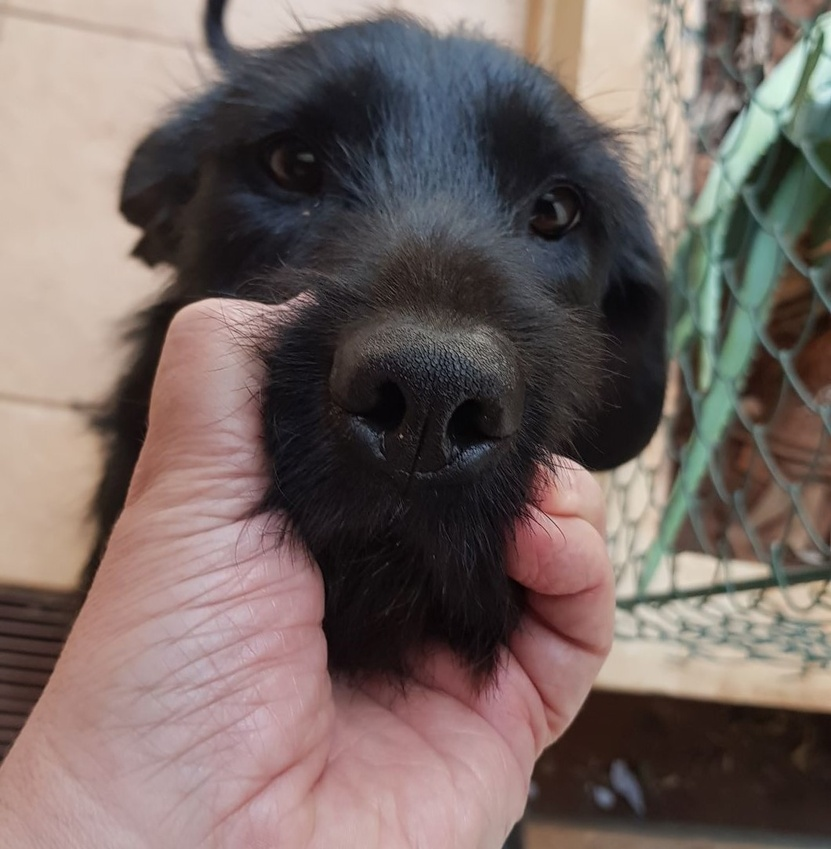
#> input picture imagens/amostras/20201104_131527 (2).jpg, 831 x 849 px, shrunk from 1060 x 1084 before the run, found by its file name
$ python Orb_teste.py
#> lines starting #> are read from the running program, lines starting #| are printed output that depends on the picture
import numpy as np
import cv2
from matplotlib import pyplot as plt

img = cv2.imread('amostras/20201104_131527 (2).jpg',0)
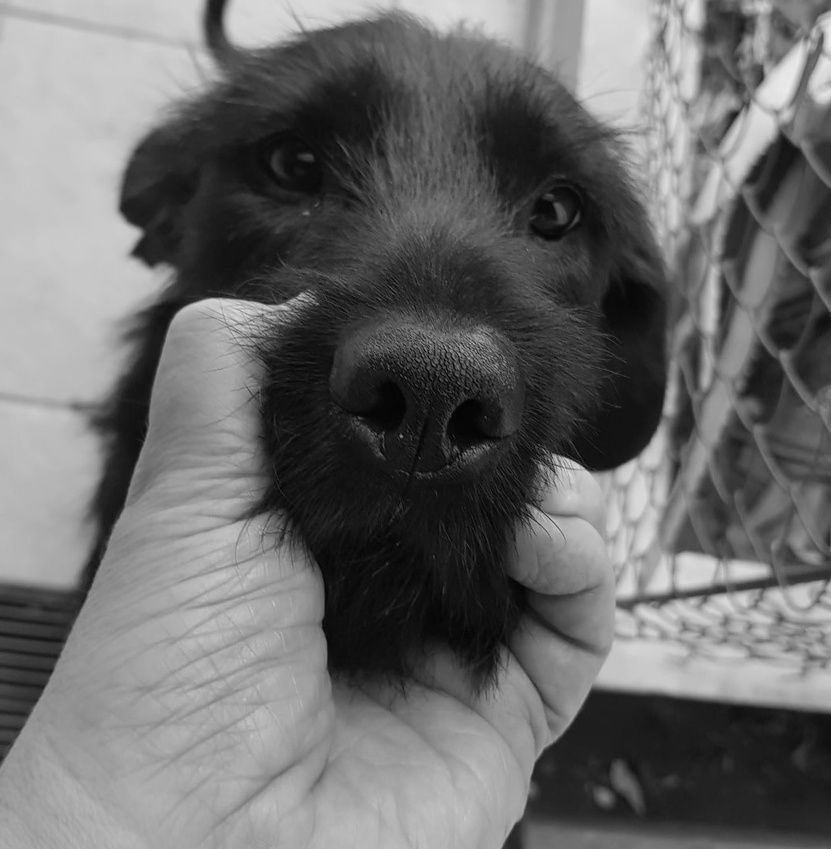
#> img: shape (849, 831); min 0, max 235, mean 107.2

# Initiate STAR detector
orb = cv2.ORB_create()

# find the keypoints with ORB
kp = orb.detect(img,None)
#> kp = 500 keypoints; strongest (x, y, size): (133, 251, 111.1), (137, 230, 92.6), (134, 251, 92.6), (137, 231, 77.1)

# compute the descriptors with ORB
kp, des = orb.compute(img, kp)

# draw only keypoints location,not size and orientation
img2 = cv2.drawKeypoints(img,kp,img ,color=(0,255,0), flags=0)
plt.imshow(img2),plt.show()

$ run again, with imagens/amostras/20201104_131516 (2).jpg copied over imagens/amostras/20201104_131527 (2).jpg
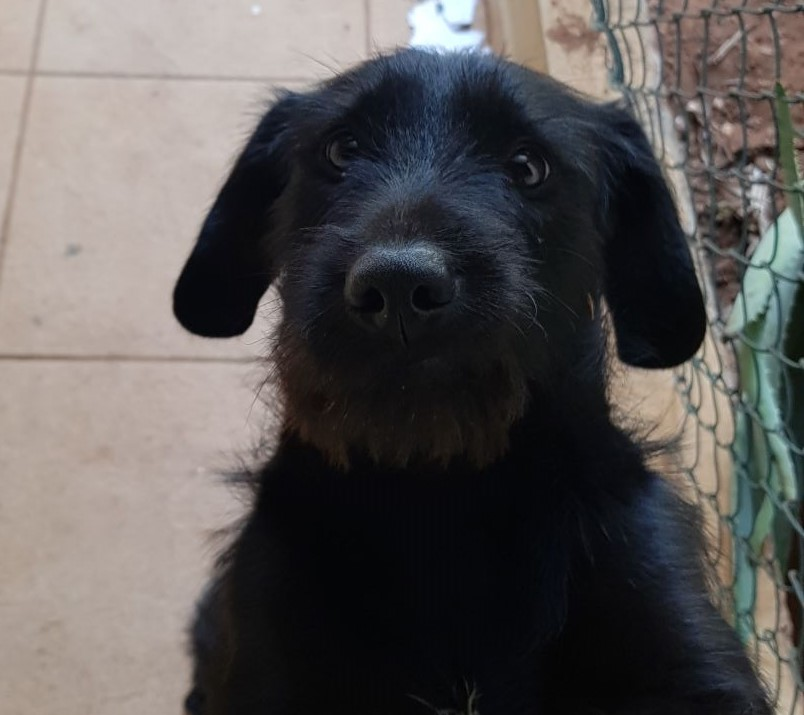
#> input picture imagens/amostras/20201104_131516 (2).jpg, 804 x 715 px, found by its file name
#> `img = cv2.imread('amostras/20201104_131527 (2).jpg',0)`:
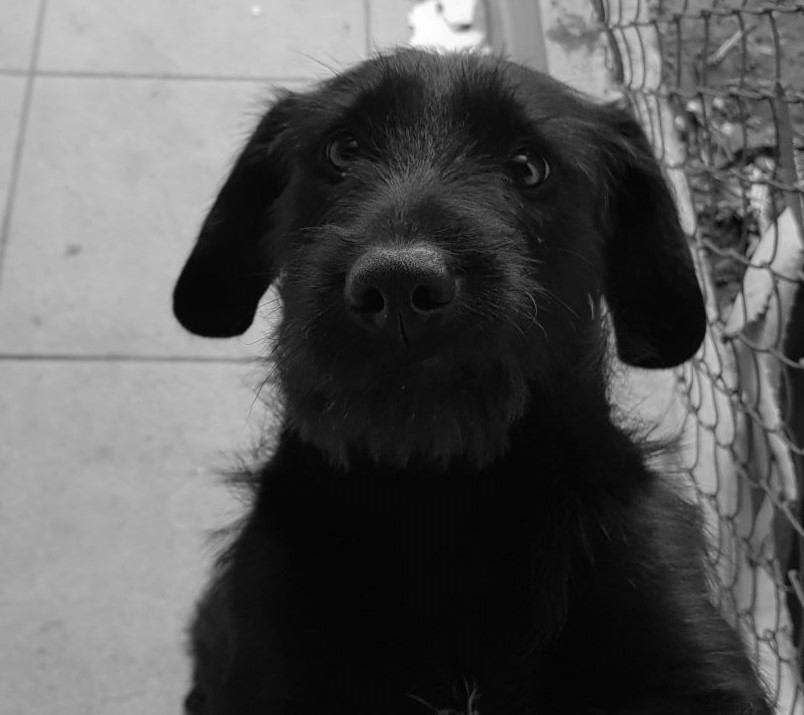
#> img: shape (715, 804); min 0, max 255, mean 87.7
#> kp = 500 keypoints; strongest (x, y, size): (269, 294, 111.1), (269, 290, 92.6), (271, 289, 77.1), (244, 330, 111.1)
#> `img2 = cv2.drawKeypoints(img,kp,img ,color=(0,255,0), flags=0)`:
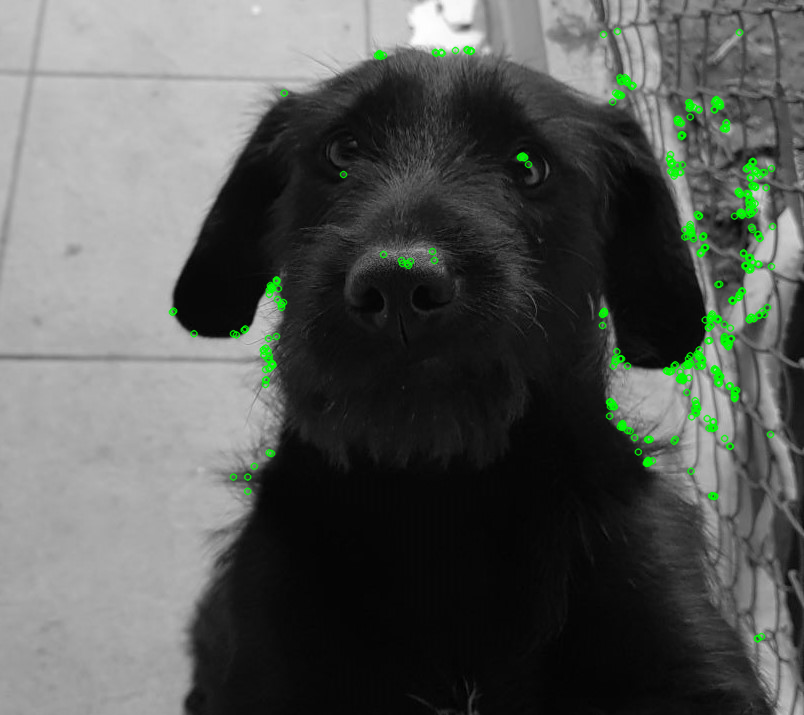
#> img2: shape (715, 804, 3); mean of channels 0, 1, 2 86.3, 89.3, 86.3; drawn as B, G, R

$ run again, with imagens/amostras/20201104_131526 (2).jpg copied over imagens/amostras/20201104_131527 (2).jpg
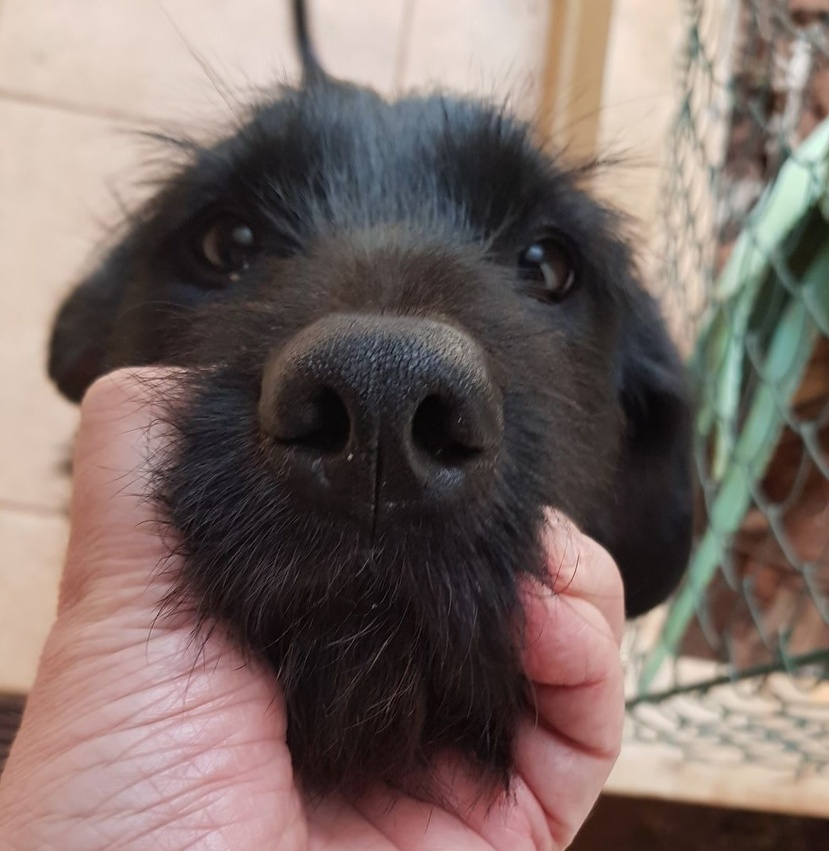
#> input picture imagens/amostras/20201104_131526 (2).jpg, 829 x 851 px, shrunk from 1059 x 1087 before the run, found by its file name
#> `img = cv2.imread('amostras/20201104_131527 (2).jpg',0)`:
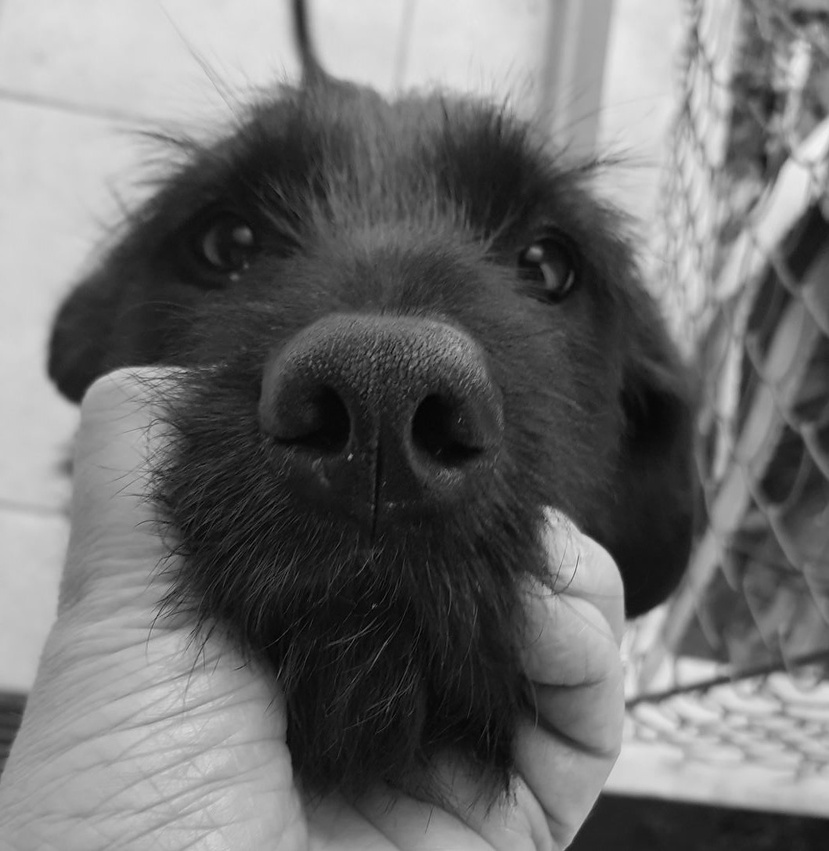
#> img: shape (851, 829); min 0, max 243, mean 110.9
#> kp = 500 keypoints; strongest (x, y, size): (631, 613, 111.1), (630, 615, 77.1), (630, 614, 64.3), (77, 401, 77.1)

$ run again, with imagens/amostras/IMG-20201104-WA0018.jpg copied over imagens/amostras/20201104_131527 (2).jpg
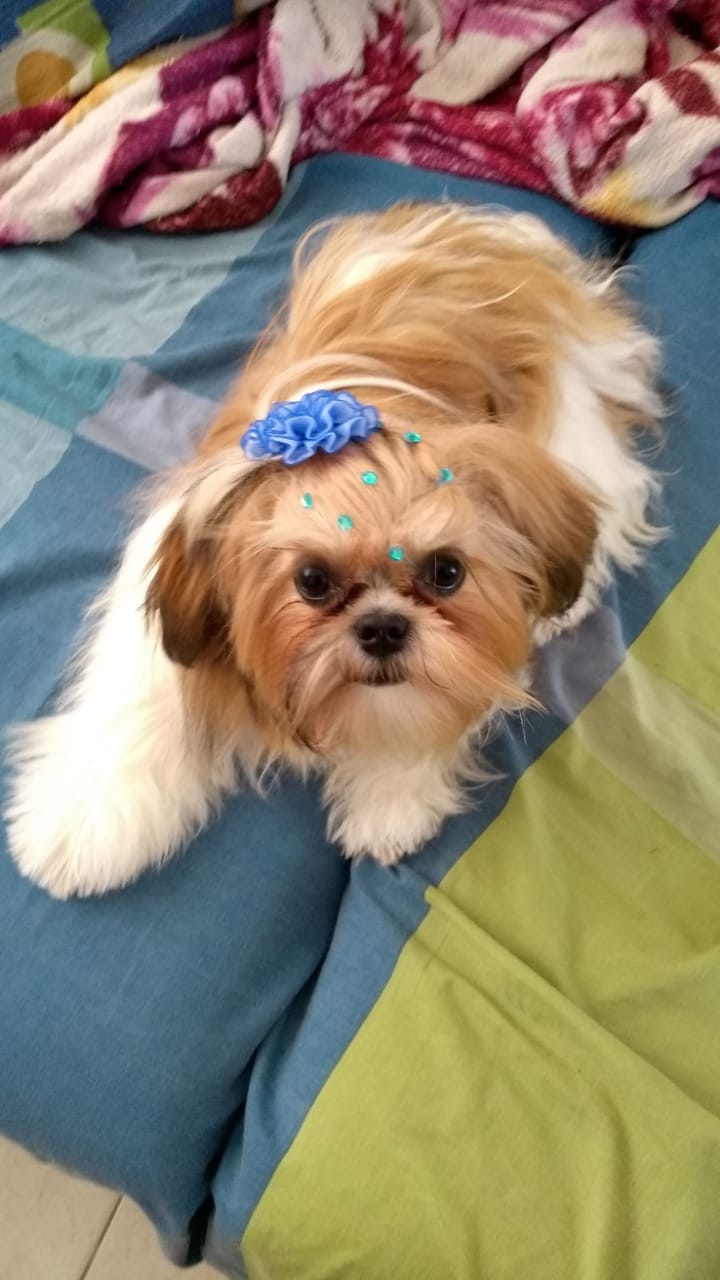
#> input picture imagens/amostras/IMG-20201104-WA0018.jpg, 720 x 1280 px, found by its file name
#> `img = cv2.imread('amostras/20201104_131527 (2).jpg',0)`:
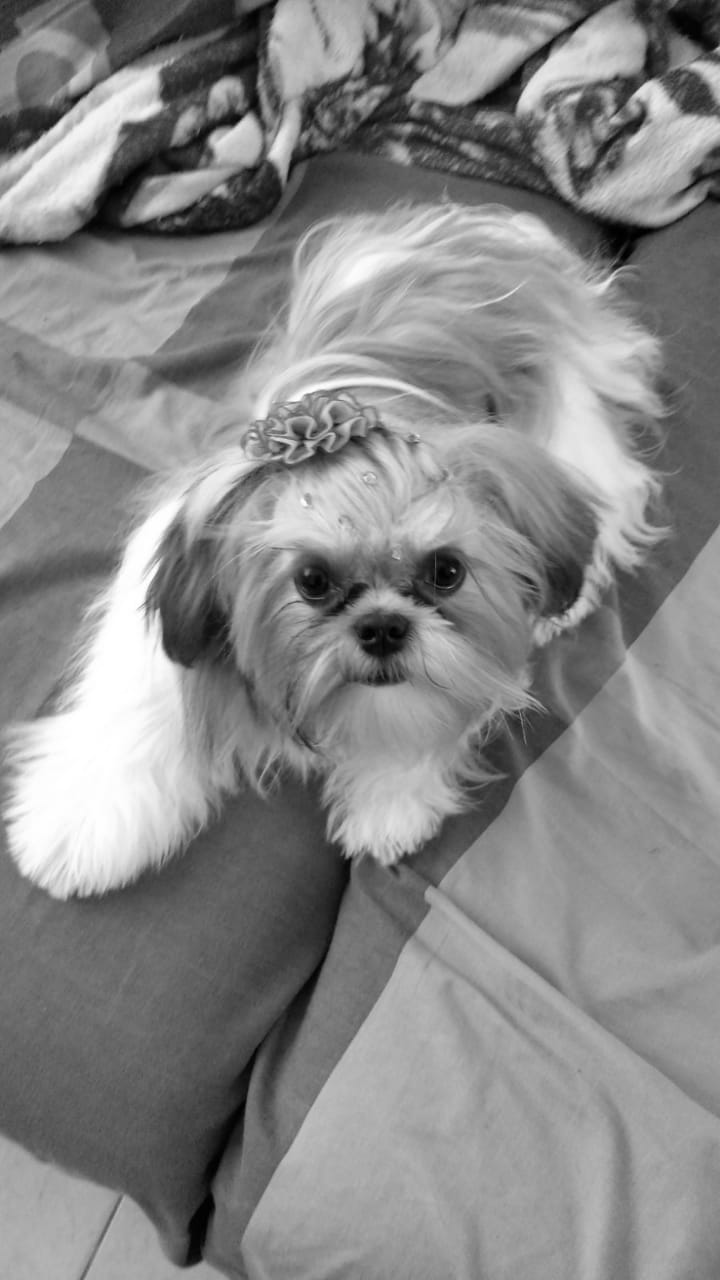
#> img: shape (1280, 720); min 0, max 255, mean 135.6
#> kp = 500 keypoints; strongest (x, y, size): (247, 118, 111.1), (248, 116, 92.6), (211, 136, 111.1), (209, 140, 92.6)
